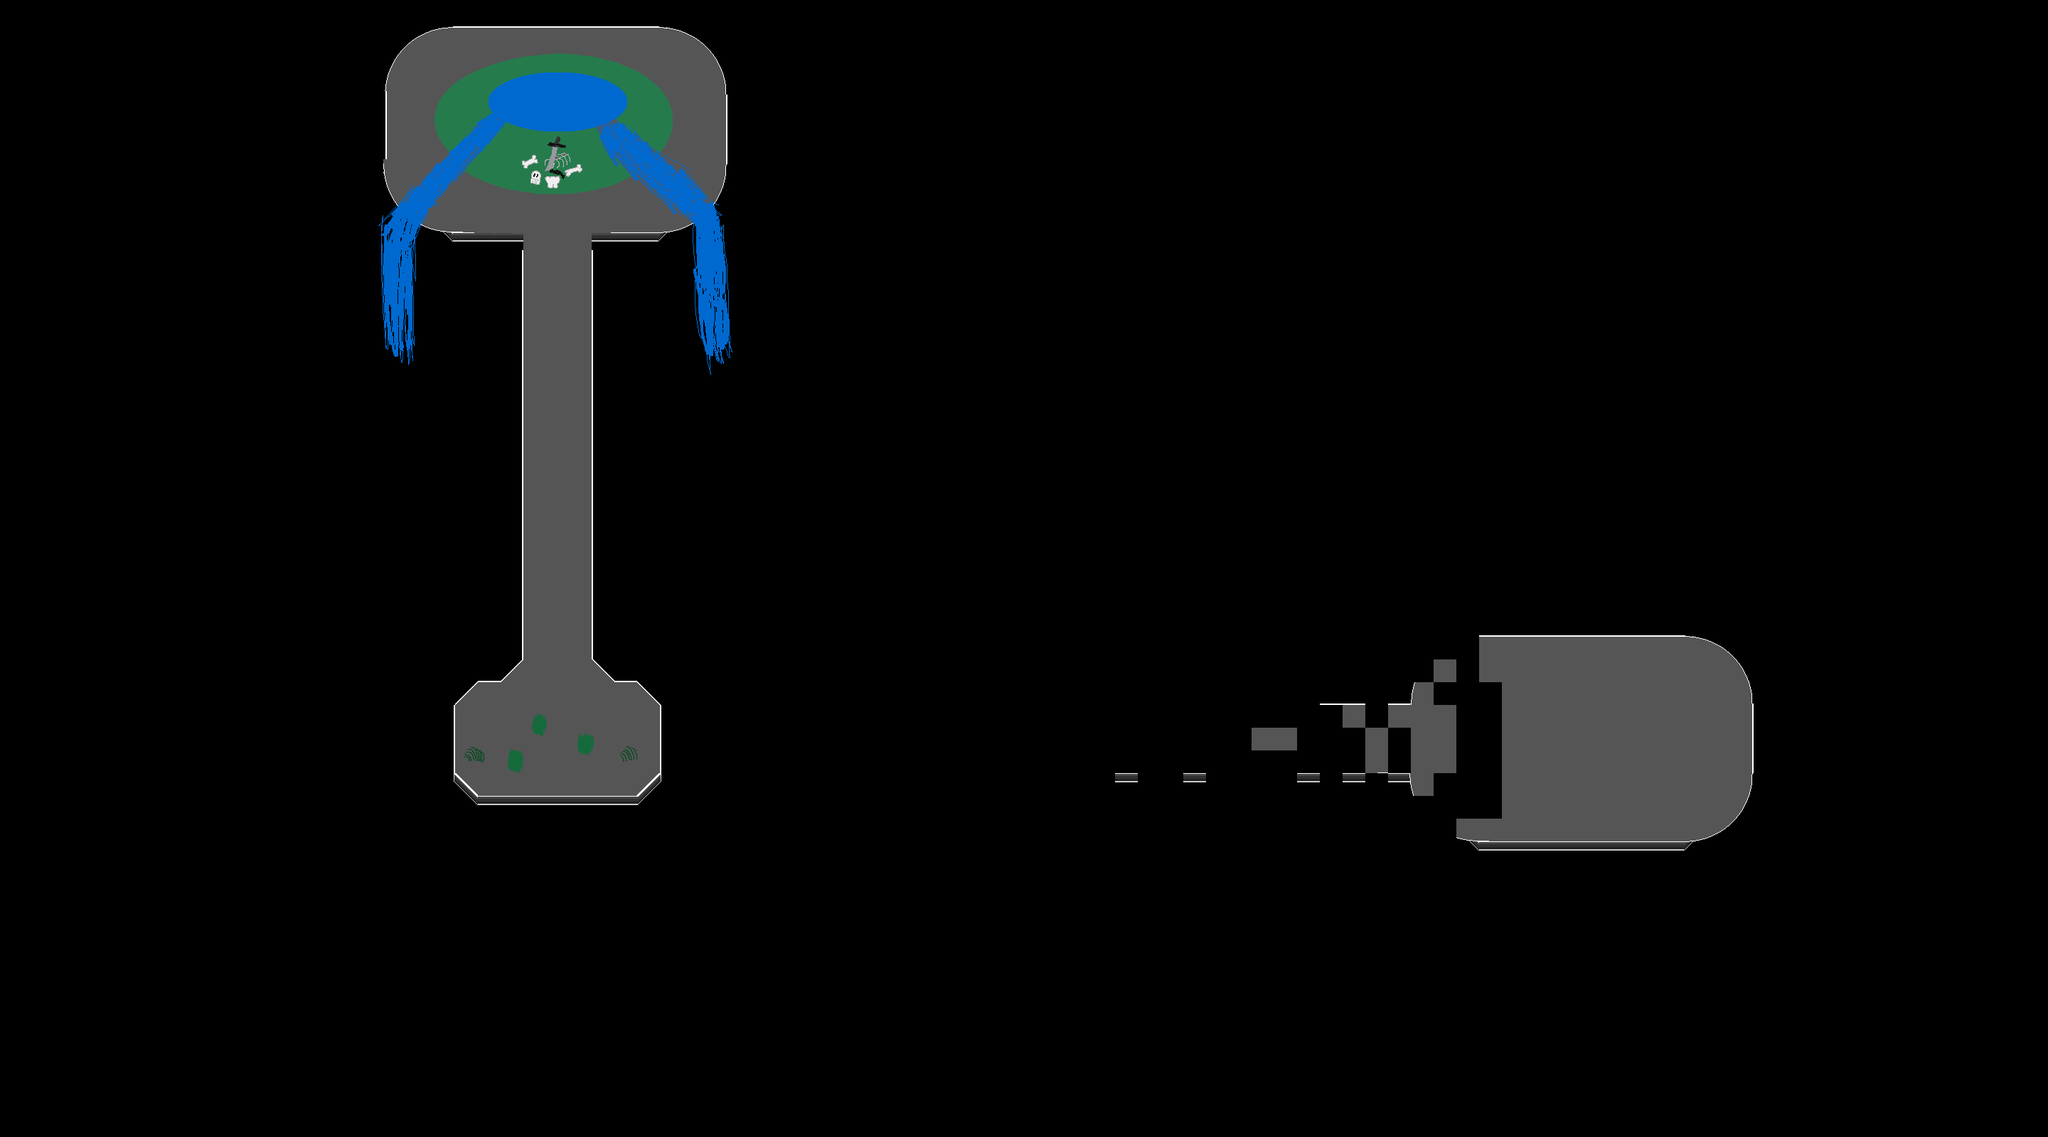

Rendered tile map (Tiled .tmx) drawn with the repository's tilesets; below, a short description and the map source with its tile grids summarised:
An orthogonal 90x50 tile map with 32x32 px tiles, 3 tile layers (Tile Layer 1, Tile Layer 2, Tile Layer 3), 4 tilesets and 7 objects (3x character).

<map version="1.10" tiledversion="1.11.0" orientation="orthogonal" renderorder="right-down" width="90" height="50" tilewidth="32" tileheight="32" infinite="0" nextlayerid="26" nextobjectid="62">
 <tileset firstgid="1" name="bettertiles" tilewidth="32" tileheight="32" tilecount="9" columns="3">
  <image source="bettertiles.png" width="96" height="96" />
 </tileset>
 <tileset firstgid="10" name="blocktile" tilewidth="32" tileheight="32" tilecount="1" columns="1">
  <image source="blocktile.png" width="32" height="32" />
  <tile id="0">
   <properties>
    <property name="block" value="" />
   </properties>
  </tile>
 </tileset>
 <tileset firstgid="11" name="dungeonentrance" tilewidth="32" tileheight="32" tilecount="3750" columns="50">
  <image source="dungeonentrance.png" width="1600" height="2400" />
 </tileset>
 <tileset firstgid="3761" name="1stkalpabattle" tilewidth="32" tileheight="32" tilecount="4500" columns="90">
  <image source="1stkalpabattle.png" width="2880" height="1600" />
 </tileset>
 <layer id="23" name="Tile Layer 1" width="90" height="50">
  <data>[4500 cells, 177 non-empty, 175 distinct tile ids]</data>
 </layer>
 <layer id="24" name="Tile Layer 2" width="90" height="50">
  <data>[4500 cells, 0 non-empty, 0 distinct tile ids]</data>
 </layer>
 <layer id="25" name="Tile Layer 3" width="90" height="50">
  <data>[4500 cells, 4500 non-empty, 2188 distinct tile ids]</data>
 </layer>
 <objectgroup id="3" name="Object Layer 1">
  <object id="45" x="768" y="1056" width="32" height="32">
   <properties>
    <property name="orient" value="right" />
    <property name="playerstart" value="0" />
    <property name="startarea" value="0" />
   </properties>
  </object>
  <object id="47" x="384" y="896" width="224" height="256">
   <properties>
    <property name="NewArea" value="" />
    <property name="area" value="1stkalpa.tmx" />
    <property name="returnarea" value="1" />
   </properties>
  </object>
  <object id="51" x="1152" y="640" width="32" height="32">
   <properties>
    <property name="areaname" value="First Kalpa" />
    <property name="levelinfo" value="" />
   </properties>
  </object>
  <object id="58" name="Warrior" type="character" x="768" y="128" width="32" height="61">
   <properties>
    <property name="SPflag1" value="" />
    <property name="description" value="Who are you? Why are you here?" />
    <property name="image" value="graycloak.gif" />
    <property name="name" value="???" />
    <property name="orient" value="down" />
   </properties>
  </object>
  <object id="59" x="640" y="320" width="320" height="32">
   <properties>
    <property name="event" value="" />
   </properties>
  </object>
  <object id="60" name="Save Guy" type="character" x="864" y="945" width="32" height="64">
   <properties>
    <property name="" value="" />
    <property name="description" value="" />
    <property name="image" value="SaveGuy.png" />
    <property name="name" value="Him" />
    <property name="orient" value="down" />
    <property name="save" value="" />
    <property name="sprite" value="" />
   </properties>
  </object>
  <object id="61" name="Gray Cloak" type="character" x="256" y="928" width="32" height="61">
   <properties>
    <property name="SPflag1" value="" />
    <property name="description" value="I knew I could trust you." />
    <property name="image" value="graycloak.gif" />
    <property name="name" value="Gray" />
    <property name="orient" value="orient" />
   </properties>
  </object>
 </objectgroup>
</map>
